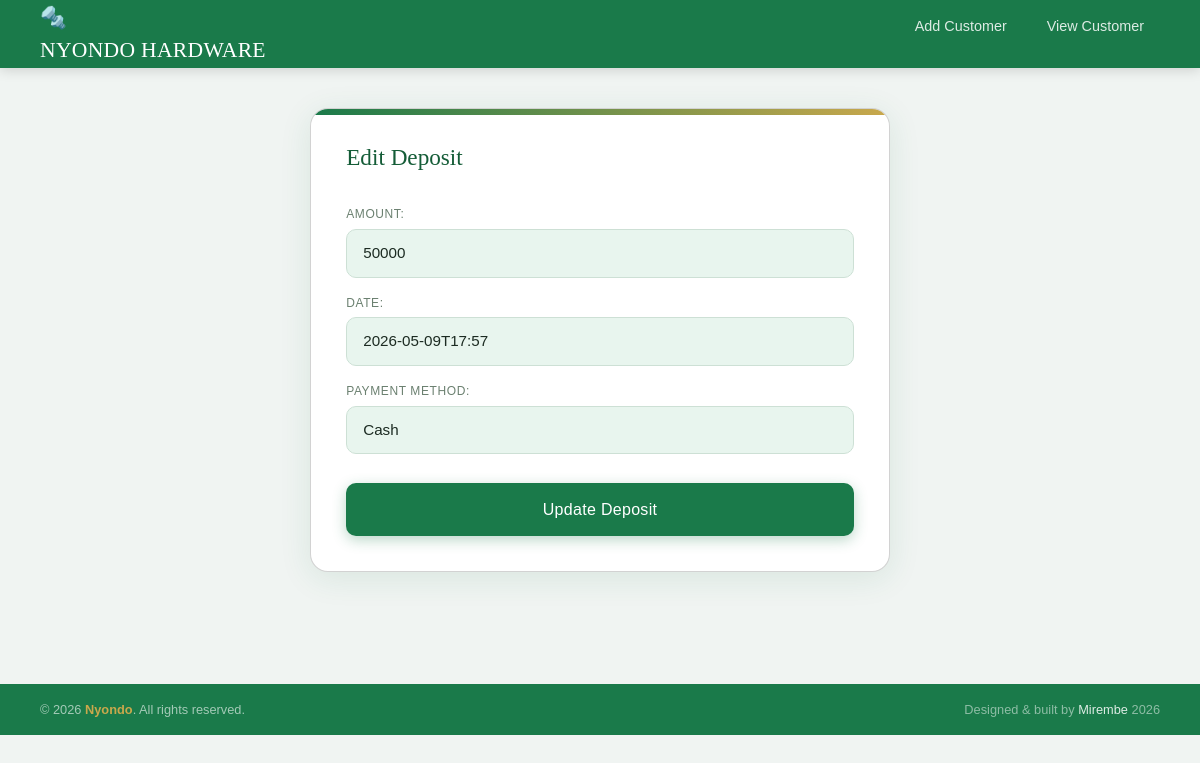
The page /home3/1/ (signed in) on the database its author committed.
### hardwareapp/models.py (models this page shows)
class Register(models.Model):
    name = models.CharField(max_length=255)
    nin = models.CharField(max_length=255)
    phone = models.IntegerField()
    address = models.CharField(max_length=255)
    date = models.CharField(max_length=255,null=True)
    select_product = models.CharField(max_length=255)
    amount = models.IntegerField()
    payment_method = models.CharField(max_length=255)

### hardwareapp/views.py (the view)
# urls.py: path('home3/<int:pk>/',views.deposit_review, name='deposit_review'),
@login_required
def deposit_review(request,pk):
    entry = get_object_or_404(Register,pk=pk)
    form = DepositeditForm(request.POST, instance = entry)
    if request.method == 'POST':
        if form.is_valid():
            form.save()
            return redirect('home3')
    else:
        form = DepositeditForm(instance = entry)
        print("something went wrong")
    return render(request,'deposit_edit.html',{'form': form})

### hardwareapp/forms.py
class DepositeditForm(forms.ModelForm):
    class Meta():
        model = Register
        fields = ["amount","date","payment_method"]

### hardwareapp/templates/deposit_edit.html (shortened to what this page needs)
{% extends 'base.html' %}
{% block content %}
<nav class="navbar">
  <div class="logo">
      <div class="logo-icon">🔩</div>
      NYONDO <span>HARDWARE</span>
    </div>
  <ul class="nav-links">
     <li><a href="/add3">Add Customer</a></li>
    <li><a href="/home3">View Customer</a></li>
  </ul>
</nav>
<div class="page">
  <div class="card">
<h2>Edit Deposit</h2>
<form method="POST">
        {{form.as_p}}
        <button type="submit"><a style="color: white; text-decoration: none;" href="{% url 'home3'%}">Update Deposit</a></button>
    </form>
    </div>
    </div>
{% endblock %}

### hardwareapp/templates/deposit_edit.html (style rules this page uses)
:root { --green: #1a7a4a; --green-dark: #145c37; --green-light: #e8f5ee; --gold: #c9a84c; --bg: #f0f4f2; --white: #ffffff; --text: #1c2b22; --muted: #6b8070; --border: #cde0d5; --shadow: 0 6px 32px rgba(26,122,74,.11); }
*, *::before, *::after { box-sizing: border-box; margin: 0; padding: 0; }
body { font-family: 'DM Sans', sans-serif; background: var(--bg); color: var(--text); min-height: 100vh; }
.navbar { display: flex; align-items: center; justify-content: space-between; padding: 0 2.5rem; height: 68px; background: var(--green); box-shadow: 0 2px 12px rgba(0,0,0,.15); position: sticky; top: 0; z-index: 100; margin-top: 0; }
.logo { font-family: 'Playfair Display', serif; font-size: 1.35rem; color: var(--white); letter-spacing: .3px; }
.nav-links { list-style: none; display: flex; gap: .5rem; }
.nav-links a { text-decoration: none; color: rgba(255,255,255,.85); font-size: .9rem; font-weight: 500; padding: .45rem 1rem; border-radius: 6px; transition: background .2s, color .2s; }
.page { display: flex; justify-content: center; padding: 2.5rem 1.5rem 4rem; }
.card { background: var(--white); border-radius: 18px; box-shadow: var(--shadow); width: 100%; max-width: 580px; overflow: hidden; animation: slideUp .45s ease both; }
.card::before { content: ''; display: block; height: 6px; background: linear-gradient(90deg, var(--green) 0%, var(--gold) 100%); }
h2 { font-family: 'Playfair Display', serif; font-size: 1.45rem; color: var(--green-dark); padding: 1.8rem 2.2rem .2rem; text-align: left; }
form { padding: 1.4rem 2.2rem 2.2rem; display: flex; flex-direction: column; gap: 0; }
form p { display: flex; flex-direction: column; margin-bottom: 1rem; }
form p label { display: block; font-size: .75rem; font-weight: 500; text-transform: uppercase; letter-spacing: .6px; color: var(--muted); margin-bottom: .35rem; }
form p input[type="text"], form p input[type="number"], form p input[type="datetime-local"], form p input[type="date"], form p input[type="email"], form p select, form p textarea { width: 100%; padding: .75rem 1rem; border: 1.5px solid var(--border); border-radius: 10px; font-family: 'DM Sans', sans-serif; font-size: .95rem; color: var(--text); background: var(--green-light); outline: none; transition: border-color .2s, box-shadow .2s, background .2s; appearance: none; -webkit-appearance: none; }
form p input::placeholder { color: #a0b8aa; }
button[type="submit"] { width: 100%; padding: .9rem; margin-top: .8rem; background: var(--green); color: #fff; font-family: 'DM Sans', sans-serif; font-size: 1rem; font-weight: 500; border: none; border-radius: 10px; cursor: pointer; letter-spacing: .3px; transition: background .2s, transform .15s, box-shadow .2s; box-shadow: 0 4px 14px rgba(26,122,74,.30); }

### rows shown on the page
Register: amount "50000", date "2026-05-09T17:57", payment_method "Cash"
